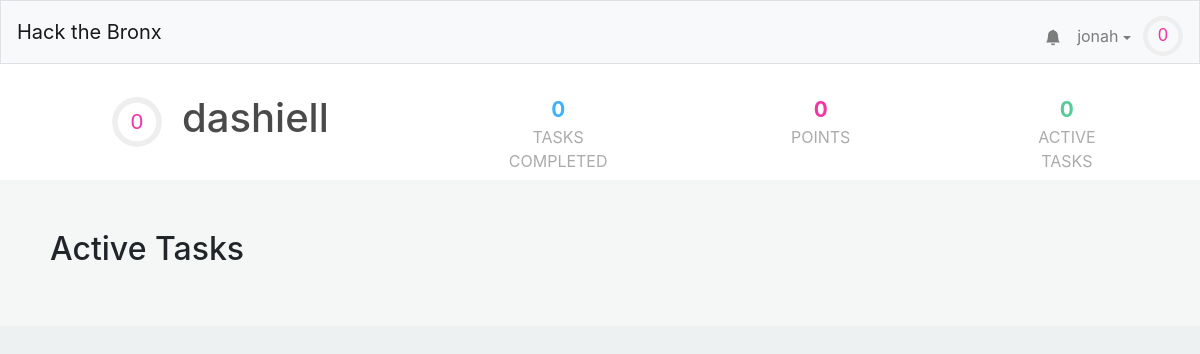
The page /profile/dashiell (signed in) on the database as committed earlier.
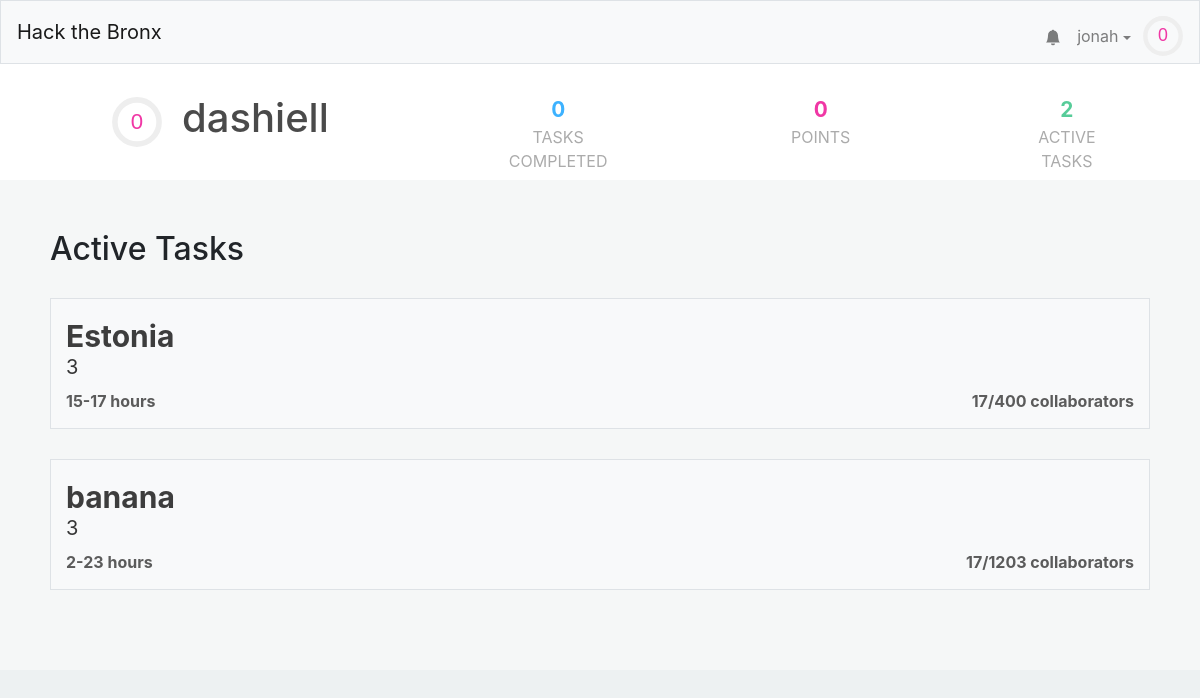
The same page on the database as committed later.
### tables this page shows
CREATE TABLE "users" (
	"id"	INTEGER NOT NULL UNIQUE,
	"username"	TEXT NOT NULL UNIQUE,
	"hash"	TEXT NOT NULL,
	"tasks"	BLOB,
	"points"	INTEGER NOT NULL DEFAULT 0,
	"numcomplete"	INTEGER NOT NULL DEFAULT 0,
	PRIMARY KEY("id" AUTOINCREMENT)
);

CREATE TABLE "tasks" (
	"id"	INTEGER NOT NULL UNIQUE,
	"title"	TEXT NOT NULL,
	"description"	TEXT,
	"languages"	BLOB,
	"image"	TEXT,
	"hmin"	INTEGER,
	"hmax"	INTEGER,
	"cmax"	INTEGER,
	"collaborators"	TEXT,
	"creator"	INTEGER,
	PRIMARY KEY("id" AUTOINCREMENT)
);

### application.py (the view)
@app.route("/profile/<username>")
@login_required
def profile(username):
    user = getuser(session, db)
    if user["username"] != username:
        other_user = get_user_from_name(username, db)
    else:
        other_user = user
    alltasks = db.execute("SELECT * FROM tasks")
    tasks = []
    for task in alltasks:
        if (task['creator'] == other_user['id'] or other_user['id'] in debyte(task['collaborators'])):
            tasks.append(task)
    return render_template("profile.html",other_user=other_user,user=user,active_tasks=tasks,task_count=len(tasks), len=len)

### application.py (called while the page is built)
@app.after_request
def after_request(response):
    response.headers["Cache-Control"] = "no-cache, no-store, must-revalidate"
    response.headers["Expires"] = 0
    response.headers["Pragma"] = "no-cache"
    return response

### helpers.py (called while the page is built)
def login_required(f):
    @wraps(f)
    def decorated_function(*args, **kwargs):
        if session.get("user_id") is None:
            return redirect("/login")
        return f(*args, **kwargs)
    return decorated_function

def debyte(obj):
    return pickle.loads(obj)

def getuser(session, db):
    user =  db.execute("SELECT * FROM users WHERE id = :id", id=session["user_id"])[0]
    user["level"]=int(user['points']**.5//10)
    user["level-progress"] = (user['points']**.5%8)/(((user["level"]+1)*10)**2)
    return user

def get_user_from_name(name, db):
    user =  db.execute("SELECT * FROM users WHERE username = :name", name=name)[0]
    user["level"]=int(user['points']**.5//10)
    user["level-progress"] = (user['points']**.5%8)/(((user["level"]+1)*10)**2)
    return user

### templates/profile.html (shortened to what this page needs)
{% extends "layout.html" %}
{% block head %}
    <link href="/static/profile.css" rel="stylesheet">
{% endblock %}
{% block mainnocont %}
	<div class="profile-outer">
		<div class = "name-section">
		 	<div style="display: flex; align-items: center;">
				<div style = "margin-left: 12px;">
					<svg viewBox="0 0 36 36" class="level-display-outer">
						<path class="level-display-bg"
			        d="M18 2.0845
			          a 15.9155 15.9155 0 0 1 0 31.831
			          a 15.9155 15.9155 0 0 1 0 -31.831"
			      />
					  <path class = "level-display"
					    d="M18 2.0845
					      a 15.9155 15.9155 0 0 1 0 31.831
					      a 15.9155 15.9155 0 0 1 0 -31.831"
					    fill="none"
					    stroke="#444";
					    stroke-width="1";
					    stroke-dasharray="{{ other_user["level-progress"] }}, 100";
					  />
					  <text x="18" y="22.8" class="level">{{other_user["level"]}}</text>
					</svg>
				</div>
				<h1 class="profile-username">{{other_user["username"]}}</h1>
			</div>
			<div class = "tasks-completed">
				<span>{{ other_user["numcomplete"] }}</span>
				<div>Tasks Completed</div>
			</div>
			<div class = "point-count">
				<span>{{ other_user["points"] }}</span>
				<div>Points</div>
			</div>
			<div class = "active-tasks">
				<span>{{ task_count }}</span>
				<div>Active Tasks</div>
			</div>
		</div>
		<div class = "information">
			<h2>Active Tasks</h2>
			<div class = "a-tasks">
				{% for task in active_tasks %}
					<a class = "div-link" href="/task/{{task.id}}">
						<div class="task">
							<span class="task-name">{{ task["title"] }}</span>
							<span class="task-creator">{{ task["creator"] }}</span>
							<div class="task-stats">
								<span class="task-time">{{ task["hmin"] }}-{{ task["hmax"] }} hours</span>
								<span class="task-collaborator-count">{{ len(task["collaborators"]) }}/{{ task["cmax"] }} collaborators</span>
							</div>
						</div>
					</a>
				{% endfor %}
			</div>
		</div>
	</div>
{% endblock %}

### templates/layout.html (shortened to what this page needs)
<!DOCTYPE html>
<html lang="en">
    <head>
        <link href="https://maxcdn.bootstrapcdn.com/bootstrap/4.1.3/css/bootstrap.min.css" rel="stylesheet">
        {% block head %}{% endblock %}
        <link href="/static/styles.css" rel="stylesheet">
    </head>
    <body>
        <nav style = "height: 8vh" class="navbar navbar-expand-md navbar-light bg-light border">
            <a class="navbar-brand" href="/"><span class="red">Hack the Bronx</span></a>
            <div class="collapse navbar-collapse" id="navbar">
                {% if session.user_id %}
                    <ul class="navbar-nav ml-auto mt-2">
                        <li style="position: relative; transform:translateX(8px) translateY(7.5px);"class="nav-item"><a class="nav-link" href="/notifications"><svg xmlns="http://www.w3.org/2000/svg" width="16" height="16" fill="currentColor" class="bi bi-bell-fill" viewBox="0 0 16 16">
  <path d="M8 16a2 2 0 0 0 2-2H6a2 2 0 0 0 2 2zm.995-14.901a1 1 0 1 0-1.99 0A5.002 5.002 0 0 0 3 6c0 1.098-.5 6-2 7h14c-1.5-1-2-5.902-2-7 0-2.42-1.72-4.44-4.005-4.901z"/>
</svg></a></li>
                        <li class="nav-item">
                            <div id="user-information-dropdown">
                              <button onclick="showUserDropdown()" id="user-information-dropname" class="nav-link">{{ session.user_name }} <span class="dropdown-caret"></span></button>
                            </div>
                        </li>
                        <li class="nav-item">
                            <div style = "margin-left: -4px;">
                                <svg viewBox="0 0 36 36" style="transform: translateY(8px); width: 40px;">
                                    <path class="level-display-bg"
                                d="M18 2.0845
                                  a 15.9155 15.9155 0 0 1 0 31.831
                                  a 15.9155 15.9155 0 0 1 0 -31.831"
                              />
                                  <path class = "level-display"
                                    d="M18 2.0845
                                      a 15.9155 15.9155 0 0 1 0 31.831
                                      a 15.9155 15.9155 0 0 1 0 -31.831"
                                    fill="none"
                                    stroke="#444";
                                    stroke-width="1";
                                    stroke-dasharray="{{ user["level-progress"] }}, 100";
                                  />
                                  <text x="18" y="22.8" class="level">{{user["level"]}}</text>
                                </svg>
                            </div>
                        </li>
                    </ul>
                {% endif %}
            </div>
        </nav>
        {% block mainnocont %}{% endblock %}
        <main class="container p-5">
        </main>
    </body>
</html>

### static/profile.css (style rules this page uses)
.profile-username { color:#4a4a4a; margin-left: 20px; }
.name-section { color: #3d3d3d; padding: 30px 100px; background: white; width: 100%; display: flex; }
.information { left:0; right: 0; display: block; background: #F5F7F7; width: 100%; padding: 50px 50px; }
.tasks-completed { display: flex; flex-direction: column; align-items-content: center; text-align: center; width: 200px; padding: 0; height: 50px; margin-left: 180px; }
.tasks-completed span { font-weight: bold; font-size: 1.3em; color: #3DB2FF; }
.tasks-completed div { color: #ababab; text-transform: uppercase; }
.point-count { display: flex; flex-direction: column; align-items-content: center; text-align: center; width: 150px; height: 50px; margin-left: 180px; }
.point-count span { font-weight: bold; font-size: 1.3em; color: #F037A5; }
.point-count div { color: #ababab; text-transform: uppercase; }
.active-tasks { display: flex; flex-direction: column; align-items-content: center; text-align: center; width: 150px; height: 50px; margin-left: 180px; }
.active-tasks span { font-weight: bold; font-size: 1.3em; color: #57CC99; }
.active-tasks div { color: #ababab; text-transform: uppercase; }
body { background: #EDF1F2; }
.task { margin: 30px 0; background: #F8F9FA; border: 1px solid #DEE2E6; padding: 15px; display: flex; flex-direction: column; transition: .1s; color: #3d3d3d; }
.task-name { font-size: 30px; font-weight: bold; }
.task-creator { transform: translateY(-7px); color: #353535; font-size: 20px; }
.task-points, .task-time, .task-collaborator-count { color: #5B5B5B; font-weight: bold; }
.task-stats { display: flex; justify-content: space-between; width: 100%; }

### static/styles.css (style rules this page uses)
#user-information-dropname { background: none; padding: 16px; border: none; cursor: pointer; }
.dropdown-caret { display: inline-block; width: 0; height: 0; vertical-align: middle; content: ""; border-style: solid; border-width: 4px 4px 0; border-right-color: transparent; border-bottom-color: transparent; border-left-color: transparent; }
#user-information-dropname { position: relative; display: inline-block; }
.level-display-outer { width: 50px; }
.level { fill: #F037A5; font-family: sans-serif; font-size: 1em; text-anchor: middle; }

Rows that differ between the two databases and show on the page:
added tasks: title "Estonia", creator "3", hmin "15", hmax "17", collaborators "17", cmax "400"
added tasks: title "banana", creator "3", hmin "2", hmax "23", collaborators "17", cmax "1203"
Other text that changed with them:
{{ task_count }}: "0" → "2"
